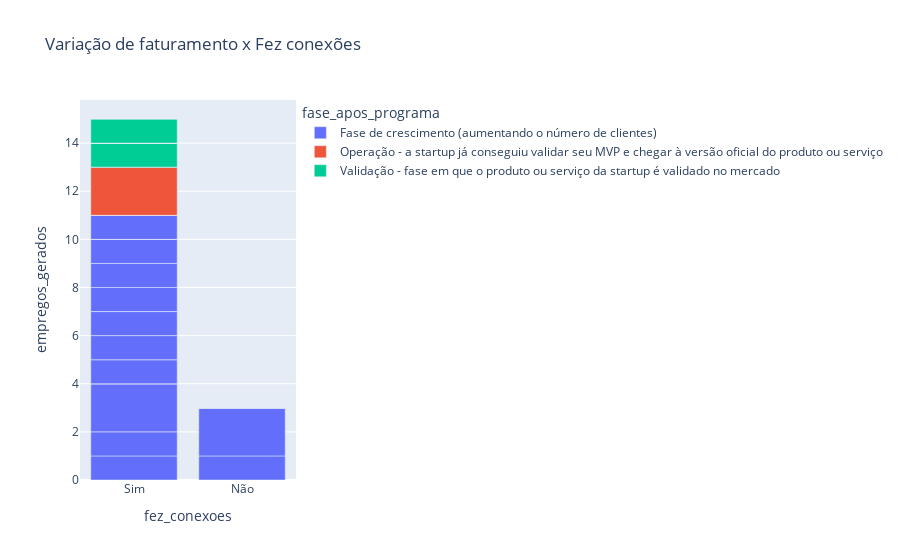

Source (notebook cell):
### Code cell
grafico_barra = px.bar(df,
                       x='fez_conexoes',
                       y='empregos_gerados',
                       color='fase_apos_programa',
                       title='Variação de faturamento x Fez conexões')
grafico_barra

### Figure 1 — Plotly figure (JSON) as saved in the notebook; plotly's stock layout.template omitted (floating-point values rounded to 4 significant figures)
{"data": [{"alignmentgroup": "True", "hovertemplate": "fase_apos_programa=Fase de crescimento (aumentando o número de clientes)<br>fez_conexoes=%{x}<br>empregos_gerados=%{y}<extra></extra>", "legendgroup": "Fase de crescimento (aumentando o número de clientes)", "marker": {"color": "#636efa", "pattern": {"shape": ""}}, "name": "Fase de crescimento (aumentando o número de clientes)", "offsetgroup": "Fase de crescimento (aumentando o número de clientes)", "orientation": "v", "showlegend": true, "textposition": "auto", "type": "bar", "x": ["Sim", "Sim", "Sim", "Sim", "Não", "Sim", "Não", "Sim", "Sim", "Sim", "Sim", "Não", "Sim", "Sim", "Sim", "Sim", "Sim", "Não", "Sim", "Sim", "Sim", "Sim", "Sim", "Sim", "Sim", "Sim", "Sim", "Sim", "Sim", "Sim"], "xaxis": "x", "y": [0, 0, 1, 1, 0, 2, 1, 0, 0, 1, 0, 2, 1, 1, 0, 0, 0, 0, 1, 1, 0, 1, 0, 0, 0, 0, 0, 1, 0, 0], "yaxis": "y"}, {"alignmentgroup": "True", "hovertemplate": "fase_apos_programa=Operação - a startup já conseguiu validar seu MVP e chegar à versão oficial do produto ou serviço<br>fez_conexoes=%{x}<br>empregos_gerados=%{y}<extra></extra>", "legendgroup": "Operação - a startup já conseguiu validar seu MVP e chegar à versão oficial do produto ou serviço", "marker": {"color": "#EF553B", "pattern": {"shape": ""}}, "name": "Operação - a startup já conseguiu validar seu MVP e chegar à versão oficial do produto ou serviço", "offsetgroup": "Operação - a startup já conseguiu validar seu MVP e chegar à versão oficial do produto ou serviço", "orientation": "v", "showlegend": true, "textposition": "auto", "type": "bar", "x": ["Sim", "Sim", "Não", "Sim", "Sim", "Não", "Sim", "Sim", "Sim", "Sim"], "xaxis": "x", "y": [0, 0, 0, 0, 0, 0, 0, 0, 2, 0], "yaxis": "y"}, {"alignmentgroup": "True", "hovertemplate": "fase_apos_programa=Validação - fase em que o produto ou serviço da startup é validado no mercado<br>fez_conexoes=%{x}<br>empregos_gerados=%{y}<extra></extra>", "legendgroup": "Validação - fase em que o produto ou serviço da startup é validado no mercado", "marker": {"color": "#00cc96", "pattern": {"shape": ""}}, "name": "Validação - fase em que o produto ou serviço da startup é validado no mercado", "offsetgroup": "Validação - fase em que o produto ou serviço da startup é validado no mercado", "orientation": "v", "showlegend": true, "textposition": "auto", "type": "bar", "x": ["Sim", "Sim", "Sim", "Não", "Sim", "Sim", "Sim", "Sim", "Não", "Não"], "xaxis": "x", "y": [1, 0, 0, 0, 0, 0, 1, 0, 0, 0], "yaxis": "y"}], "layout": {"barmode": "relative", "legend": {"title": {"text": "fase_apos_programa"}, "tracegroupgap": 0}, "title": {"text": "Variação de faturamento x Fez conexões"}, "xaxis": {"anchor": "y", "domain": [0, 1], "title": {"text": "fez_conexoes"}}, "yaxis": {"anchor": "x", "domain": [0, 1], "title": {"text": "empregos_gerados"}}}}
